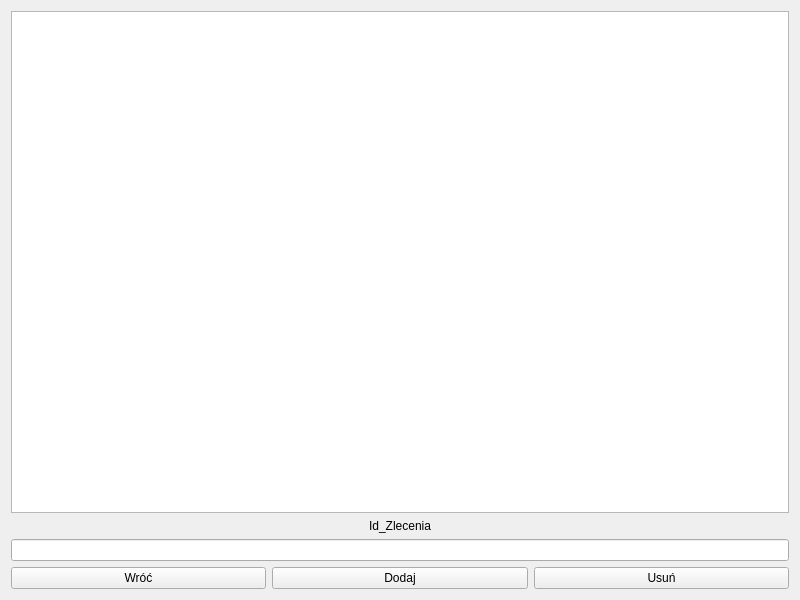
<?xml version="1.0" encoding="UTF-8"?>
<ui version="4.0">
 <class>ZarzadzanieZleceniami</class>
 <widget class="QWidget" name="ZarzadzanieZleceniami">
  <property name="geometry">
   <rect>
    <x>0</x>
    <y>0</y>
    <width>800</width>
    <height>600</height>
   </rect>
  </property>
  <property name="windowTitle">
   <string>Form</string>
  </property>
  <layout class="QVBoxLayout" name="verticalLayout_2">
   <item>
    <widget class="QTableView" name="tablica"/>
   </item>
   <item>
    <layout class="QVBoxLayout" name="verticalLayout">
     <item>
      <widget class="QLabel" name="Id_Label">
       <property name="text">
        <string>Id_Zlecenia</string>
       </property>
       <property name="alignment">
        <set>Qt::AlignCenter</set>
       </property>
      </widget>
     </item>
     <item>
      <widget class="QLineEdit" name="Id_Edit"/>
     </item>
    </layout>
   </item>
   <item>
    <layout class="QHBoxLayout" name="horizontalLayout">
     <item>
      <widget class="QPushButton" name="Wroc_Button">
       <property name="text">
        <string>Wróć</string>
       </property>
      </widget>
     </item>
     <item>
      <widget class="QPushButton" name="Dodaj_Button">
       <property name="text">
        <string>Dodaj</string>
       </property>
      </widget>
     </item>
     <item>
      <widget class="QPushButton" name="Usun_Button">
       <property name="text">
        <string>Usuń</string>
       </property>
      </widget>
     </item>
    </layout>
   </item>
  </layout>
 </widget>
 <resources/>
 <connections/>
</ui>
